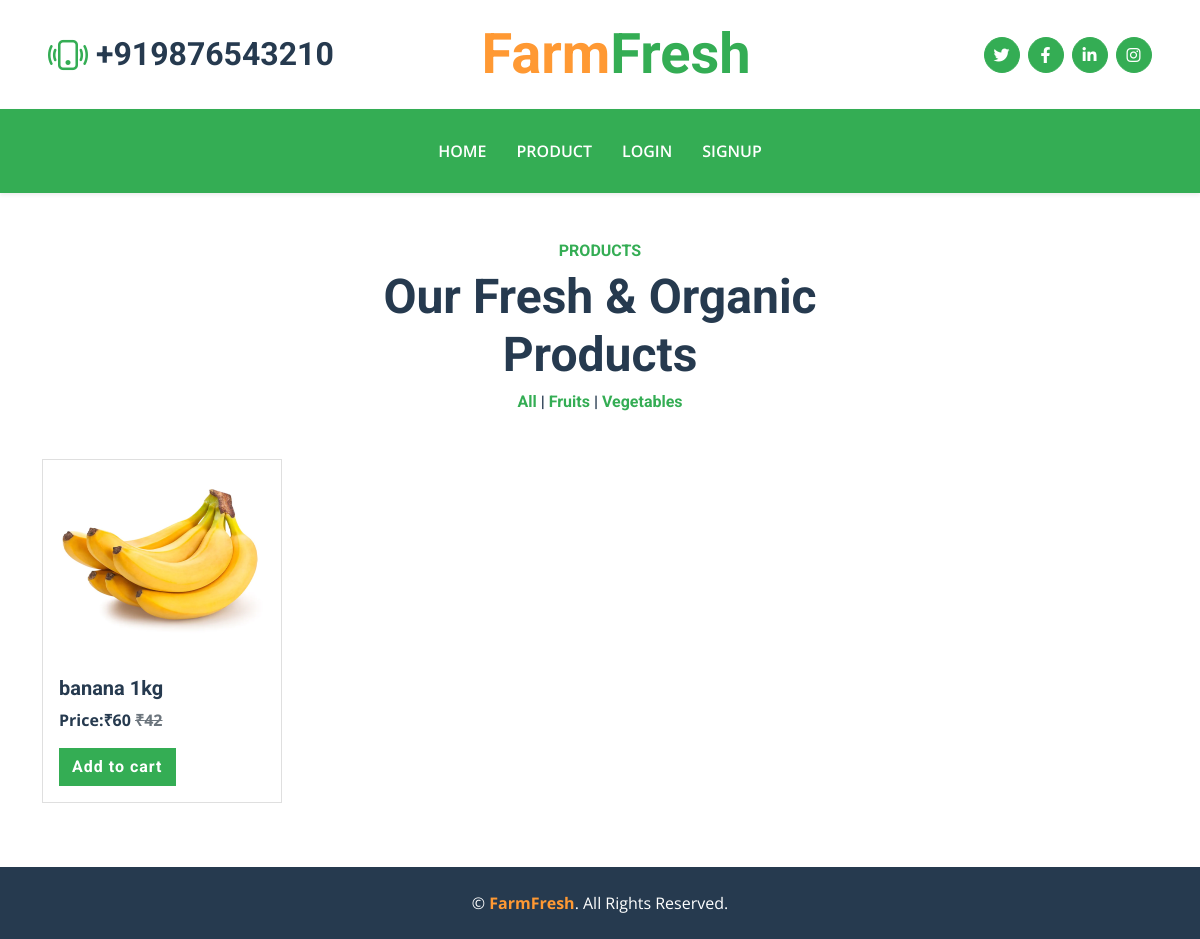
/category/fruits/, run on the app's committed database.
### app/models.py (models this page shows, shortened)
class Product(models.Model):
    name=models.CharField(max_length=100)
    image=models.ImageField(upload_to='products/')
    price=models.PositiveIntegerField(default=0)
    quantity=models.PositiveIntegerField(default=0)
    dprice=models.PositiveIntegerField(default=0)
    CATEGORY_CHOICES = [
    ('fruits', 'Fruits'),
    ('vegetables', 'Vegetables'),
    ]
    category = models.CharField(max_length=50, choices=CATEGORY_CHOICES,default='fruits')

### app/views.py (the view)
# urls.py: path('category/<str:category>/', views.category_products, name='category_products'),
def category_products(request, category):
    category_products = Product.objects.filter(category=category)
    context = {
        'category': category,
        'category_products': category_products
    }
    return render(request, 'product.html', context)

### templates/product.html (shortened to what this page needs)
{% extends 'base.html' %}
{% load static %}
{% block content %}
<div class="container-fluid py-5">
    <div class="container">
        <div class="mx-auto text-center mb-5" style="max-width: 500px;">
            <h6 class="text-primary text-uppercase">Products</h6>
            <h1 class="display-5">Our Fresh & Organic Products</h1>
            <h6 class="text-center"><a href="{% url 'product'  %}">All</a> | <a
                    href="{% url 'category_products' 'fruits' %}">Fruits</a> | <a
                    href="{% url 'category_products' 'vegetables' %}">Vegetables</a></h6>
        </div>
        <div class="row ">
            {% if category %}
            {% for i in category_products %}
            <div class="col-3 mb-3">
                <div class="card" style="width: 15rem; ">
                    <img src="{{i.image.url}}" width="200px" height="200px" class="card-img-top" alt="{{i.name}}">
                    <div class="card-body">
                        <h5 class="card-title">{{ i.name }} <span>{{i.quantity}}kg</span></h5>
                        <p class="card-text text-dark fw-bold">Price:₹{{i.price}} <span
                                class="text-muted"><strike>₹{{i.dprice}}</strike></span> </p>
                        <a href="{% url 'update_cart' i.id %}" class="btn btn-primary">Add to cart</a>
                    </div>
                </div>
            </div>
            {% endfor %}
            {% endif %}
        </div>
    </div>
</div>
{% endblock %}

### static/css/style.css (style rules this page uses)
:root { --primary: #34AD54; --secondary: #FF9933; --light: #F6FFF2; --dark: #263A4F; }
.btn { font-family: 'Roboto', sans-serif; letter-spacing: 1px; font-weight: 700; transition: .5s; }
.btn-primary, .btn-secondary { color: #FFFFFF; }

### data on the page
Product: image (picture), name "banana", quantity "1", price "60", dprice "42"
